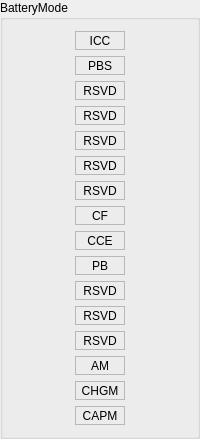
        <widget class="QGroupBox" name="groupBox_5">
         <property name="sizePolicy">
          <sizepolicy hsizetype="Fixed" vsizetype="Fixed">
           <horstretch>0</horstretch>
           <verstretch>0</verstretch>
          </sizepolicy>
         </property>
         <property name="minimumSize">
          <size>
           <width>0</width>
           <height>0</height>
          </size>
         </property>
         <property name="maximumSize">
          <size>
           <width>16777215</width>
           <height>16777215</height>
          </size>
         </property>
         <property name="title">
          <string>BatteryMode</string>
         </property>
         <layout class="QGridLayout" name="gridLayout_4">
          <item row="4" column="0">
           <widget class="QLabel" name="bm_04">
            <property name="sizePolicy">
             <sizepolicy hsizetype="Fixed" vsizetype="Fixed">
              <horstretch>0</horstretch>
              <verstretch>0</verstretch>
             </sizepolicy>
            </property>
            <property name="minimumSize">
             <size>
              <width>50</width>
              <height>19</height>
             </size>
            </property>
            <property name="maximumSize">
             <size>
              <width>50</width>
              <height>19</height>
             </size>
            </property>
            <property name="frameShape">
             <enum>QFrame::StyledPanel</enum>
            </property>
            <property name="text">
             <string>RSVD</string>
            </property>
            <property name="alignment">
             <set>Qt::AlignCenter</set>
            </property>
           </widget>
          </item>
          <item row="11" column="0">
           <widget class="QLabel" name="bm_11">
            <property name="sizePolicy">
             <sizepolicy hsizetype="Fixed" vsizetype="Fixed">
              <horstretch>0</horstretch>
              <verstretch>0</verstretch>
             </sizepolicy>
            </property>
            <property name="minimumSize">
             <size>
              <width>50</width>
              <height>19</height>
             </size>
            </property>
            <property name="maximumSize">
             <size>
              <width>50</width>
              <height>19</height>
             </size>
            </property>
            <property name="frameShape">
             <enum>QFrame::StyledPanel</enum>
            </property>
            <property name="text">
             <string>RSVD</string>
            </property>
            <property name="alignment">
             <set>Qt::AlignCenter</set>
            </property>
           </widget>
          </item>
          <item row="10" column="0">
           <widget class="QLabel" name="bm_10">
            <property name="sizePolicy">
             <sizepolicy hsizetype="Fixed" vsizetype="Fixed">
              <horstretch>0</horstretch>
              <verstretch>0</verstretch>
             </sizepolicy>
            </property>
            <property name="minimumSize">
             <size>
              <width>50</width>
              <height>19</height>
             </size>
            </property>
            <property name="maximumSize">
             <size>
              <width>50</width>
              <height>19</height>
             </size>
            </property>
            <property name="frameShape">
             <enum>QFrame::StyledPanel</enum>
            </property>
            <property name="text">
             <string>RSVD</string>
            </property>
            <property name="alignment">
             <set>Qt::AlignCenter</set>
            </property>
           </widget>
          </item>
          <item row="8" column="0">
           <widget class="QLabel" name="bm_08">
            <property name="sizePolicy">
             <sizepolicy hsizetype="Fixed" vsizetype="Fixed">
              <horstretch>0</horstretch>
              <verstretch>0</verstretch>
             </sizepolicy>
            </property>
            <property name="minimumSize">
             <size>
              <width>50</width>
              <height>19</height>
             </size>
            </property>
            <property name="maximumSize">
             <size>
              <width>50</width>
              <height>19</height>
             </size>
            </property>
            <property name="frameShape">
             <enum>QFrame::StyledPanel</enum>
            </property>
            <property name="text">
             <string>CCE</string>
            </property>
            <property name="alignment">
             <set>Qt::AlignCenter</set>
            </property>
           </widget>
          </item>
          <item row="13" column="0">
           <widget class="QLabel" name="bm_13">
            <property name="sizePolicy">
             <sizepolicy hsizetype="Fixed" vsizetype="Fixed">
              <horstretch>0</horstretch>
              <verstretch>0</verstretch>
             </sizepolicy>
            </property>
            <property name="minimumSize">
             <size>
              <width>50</width>
              <height>19</height>
             </size>
            </property>
            <property name="maximumSize">
             <size>
              <width>50</width>
              <height>19</height>
             </size>
            </property>
            <property name="frameShape">
             <enum>QFrame::StyledPanel</enum>
            </property>
            <property name="text">
             <string>AM</string>
            </property>
            <property name="alignment">
             <set>Qt::AlignCenter</set>
            </property>
           </widget>
          </item>
          <item row="3" column="0">
           <widget class="QLabel" name="bm_03">
            <property name="sizePolicy">
             <sizepolicy hsizetype="Fixed" vsizetype="Fixed">
              <horstretch>0</horstretch>
              <verstretch>0</verstretch>
             </sizepolicy>
            </property>
            <property name="minimumSize">
             <size>
              <width>50</width>
              <height>19</height>
             </size>
            </property>
            <property name="maximumSize">
             <size>
              <width>50</width>
              <height>19</height>
             </size>
            </property>
            <property name="frameShape">
             <enum>QFrame::StyledPanel</enum>
            </property>
            <property name="text">
             <string>RSVD</string>
            </property>
            <property name="alignment">
             <set>Qt::AlignCenter</set>
            </property>
           </widget>
          </item>
          <item row="9" column="0">
           <widget class="QLabel" name="bm_09">
            <property name="sizePolicy">
             <sizepolicy hsizetype="Fixed" vsizetype="Fixed">
              <horstretch>0</horstretch>
              <verstretch>0</verstretch>
             </sizepolicy>
            </property>
            <property name="minimumSize">
             <size>
              <width>50</width>
              <height>19</height>
             </size>
            </property>
            <property name="maximumSize">
             <size>
              <width>50</width>
              <height>19</height>
             </size>
            </property>
            <property name="frameShape">
             <enum>QFrame::StyledPanel</enum>
            </property>
            <property name="text">
             <string>PB</string>
            </property>
            <property name="alignment">
             <set>Qt::AlignCenter</set>
            </property>
           </widget>
          </item>
          <item row="5" column="0">
           <widget class="QLabel" name="bm_05">
            <property name="sizePolicy">
             <sizepolicy hsizetype="Fixed" vsizetype="Fixed">
              <horstretch>0</horstretch>
              <verstretch>0</verstretch>
             </sizepolicy>
            </property>
            <property name="minimumSize">
             <size>
              <width>50</width>
              <height>19</height>
             </size>
            </property>
            <property name="maximumSize">
             <size>
              <width>50</width>
              <height>19</height>
             </size>
            </property>
            <property name="frameShape">
             <enum>QFrame::StyledPanel</enum>
            </property>
            <property name="text">
             <string>RSVD</string>
            </property>
            <property name="alignment">
             <set>Qt::AlignCenter</set>
            </property>
           </widget>
          </item>
          <item row="14" column="0">
           <widget class="QLabel" name="bm_14">
            <property name="sizePolicy">
             <sizepolicy hsizetype="Fixed" vsizetype="Fixed">
              <horstretch>0</horstretch>
              <verstretch>0</verstretch>
             </sizepolicy>
            </property>
            <property name="minimumSize">
             <size>
              <width>50</width>
              <height>19</height>
             </size>
            </property>
            <property name="maximumSize">
             <size>
              <width>50</width>
              <height>19</height>
             </size>
            </property>
            <property name="frameShape">
             <enum>QFrame::StyledPanel</enum>
            </property>
            <property name="text">
             <string>CHGM</string>
            </property>
            <property name="alignment">
             <set>Qt::AlignCenter</set>
            </property>
           </widget>
          </item>
          <item row="6" column="0">
           <widget class="QLabel" name="bm_06">
            <property name="sizePolicy">
             <sizepolicy hsizetype="Fixed" vsizetype="Fixed">
              <horstretch>0</horstretch>
              <verstretch>0</verstretch>
             </sizepolicy>
            </property>
            <property name="minimumSize">
             <size>
              <width>50</width>
              <height>19</height>
             </size>
            </property>
            <property name="maximumSize">
             <size>
              <width>50</width>
              <height>19</height>
             </size>
            </property>
            <property name="frameShape">
             <enum>QFrame::StyledPanel</enum>
            </property>
            <property name="text">
             <string>RSVD</string>
            </property>
            <property name="alignment">
             <set>Qt::AlignCenter</set>
            </property>
           </widget>
          </item>
          <item row="15" column="0">
           <widget class="QLabel" name="bm_15">
            <property name="sizePolicy">
             <sizepolicy hsizetype="Fixed" vsizetype="Fixed">
              <horstretch>0</horstretch>
              <verstretch>0</verstretch>
             </sizepolicy>
            </property>
            <property name="minimumSize">
             <size>
              <width>50</width>
              <height>19</height>
             </size>
            </property>
            <property name="maximumSize">
             <size>
              <width>50</width>
              <height>19</height>
             </size>
            </property>
            <property name="frameShape">
             <enum>QFrame::StyledPanel</enum>
            </property>
            <property name="text">
             <string>CAPM</string>
            </property>
            <property name="alignment">
             <set>Qt::AlignCenter</set>
            </property>
           </widget>
          </item>
          <item row="12" column="0">
           <widget class="QLabel" name="bm_12">
            <property name="sizePolicy">
             <sizepolicy hsizetype="Fixed" vsizetype="Fixed">
              <horstretch>0</horstretch>
              <verstretch>0</verstretch>
             </sizepolicy>
            </property>
            <property name="minimumSize">
             <size>
              <width>50</width>
              <height>19</height>
             </size>
            </property>
            <property name="maximumSize">
             <size>
              <width>50</width>
              <height>19</height>
             </size>
            </property>
            <property name="frameShape">
             <enum>QFrame::StyledPanel</enum>
            </property>
            <property name="text">
             <string>RSVD</string>
            </property>
            <property name="alignment">
             <set>Qt::AlignCenter</set>
            </property>
           </widget>
          </item>
          <item row="1" column="0">
           <widget class="QLabel" name="bm_01">
            <property name="sizePolicy">
             <sizepolicy hsizetype="Fixed" vsizetype="Fixed">
              <horstretch>0</horstretch>
              <verstretch>0</verstretch>
             </sizepolicy>
            </property>
            <property name="minimumSize">
             <size>
              <width>50</width>
              <height>19</height>
             </size>
            </property>
            <property name="maximumSize">
             <size>
              <width>50</width>
              <height>19</height>
             </size>
            </property>
            <property name="frameShape">
             <enum>QFrame::StyledPanel</enum>
            </property>
            <property name="text">
             <string>PBS</string>
            </property>
            <property name="alignment">
             <set>Qt::AlignCenter</set>
            </property>
           </widget>
          </item>
          <item row="7" column="0">
           <widget class="QLabel" name="bm_07">
            <property name="sizePolicy">
             <sizepolicy hsizetype="Fixed" vsizetype="Fixed">
              <horstretch>0</horstretch>
              <verstretch>0</verstretch>
             </sizepolicy>
            </property>
            <property name="minimumSize">
             <size>
              <width>50</width>
              <height>19</height>
             </size>
            </property>
            <property name="maximumSize">
             <size>
              <width>50</width>
              <height>19</height>
             </size>
            </property>
            <property name="frameShape">
             <enum>QFrame::StyledPanel</enum>
            </property>
            <property name="text">
             <string>CF</string>
            </property>
            <property name="alignment">
             <set>Qt::AlignCenter</set>
            </property>
           </widget>
          </item>
          <item row="2" column="0">
           <widget class="QLabel" name="bm_02">
            <property name="sizePolicy">
             <sizepolicy hsizetype="Fixed" vsizetype="Fixed">
              <horstretch>0</horstretch>
              <verstretch>0</verstretch>
             </sizepolicy>
            </property>
            <property name="minimumSize">
             <size>
              <width>50</width>
              <height>19</height>
             </size>
            </property>
            <property name="maximumSize">
             <size>
              <width>50</width>
              <height>19</height>
             </size>
            </property>
            <property name="frameShape">
             <enum>QFrame::StyledPanel</enum>
            </property>
            <property name="text">
             <string>RSVD</string>
            </property>
            <property name="alignment">
             <set>Qt::AlignCenter</set>
            </property>
           </widget>
          </item>
          <item row="0" column="0">
           <widget class="QLabel" name="bm_00">
            <property name="sizePolicy">
             <sizepolicy hsizetype="Fixed" vsizetype="Fixed">
              <horstretch>0</horstretch>
              <verstretch>0</verstretch>
             </sizepolicy>
            </property>
            <property name="minimumSize">
             <size>
              <width>50</width>
              <height>19</height>
             </size>
            </property>
            <property name="maximumSize">
             <size>
              <width>50</width>
              <height>19</height>
             </size>
            </property>
            <property name="autoFillBackground">
             <bool>false</bool>
            </property>
            <property name="styleSheet">
             <string notr="true"/>
            </property>
            <property name="frameShape">
             <enum>QFrame::StyledPanel</enum>
            </property>
            <property name="text">
             <string>ICC</string>
            </property>
            <property name="alignment">
             <set>Qt::AlignCenter</set>
            </property>
           </widget>
          </item>
         </layout>
        </widget>
